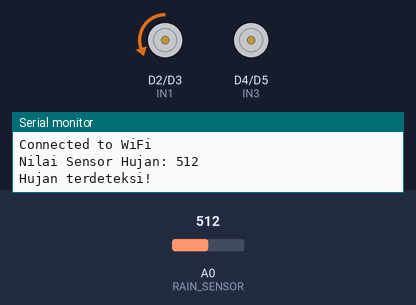
A sketch run on a simulated ESP8266 (NodeMCU). On the bench: motor-driver pin pairs drawn as motors (green arrow = first pin HIGH = forward, orange = second pin HIGH = backward, longer = more drive, scaled by the enable pin), the last lines printed to the serial monitor. Inputs (shaded band) come from the test bench; at power-on: A0 (RAIN_SENSOR) = 512. WiFi joins after 1.5 s; servers stay silent unless stated; uploads are accepted with an empty reply.

Above: at 3.2 s.
3.3 s: A0 (RAIN_SENSOR) set to 982
At 6.3 s:
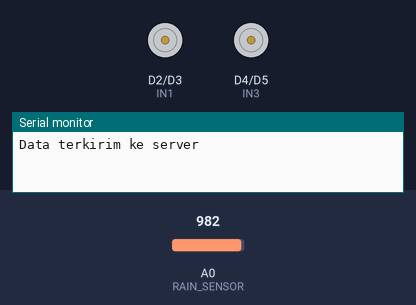
7.9 s: A0 (RAIN_SENSOR) set to 1017
At 9.2 s:
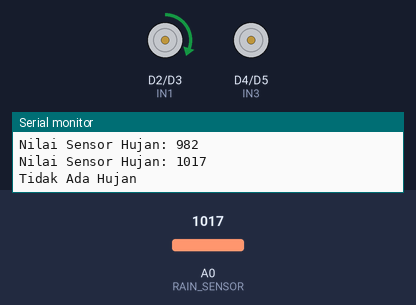
Timing chart, 0 to 18.5 s (numbered marks = the images above; inputs shaded):
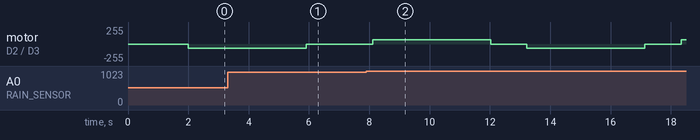

The sketch:

deteksihujan.ino
```cpp
#include <ESP8266HTTPClient.h>
#include <ESP8266WiFi.h>
#include <WiFiClient.h>

#define ENA D1 // Enable motor 1
#define IN1 D2 // Motor 1 input 1
#define IN2 D3 // Motor 1 input 2
#define IN3 D4 // Motor 2 input 1
#define IN4 D5 // Motor 2 input 2
#define ENB D6 // Enable motor 2
#define RAIN_SENSOR A0 // Pin sensor hujan analog

bool motorActivated = false;

const char* ssid = "Realme10"; // Ganti dengan SSID WiFi Anda
const char* password = "1234567899"; // Ganti dengan password WiFi Anda
const char* serverName = "http://your-api.org/post-esp-data.php"; // Ganti dengan URL endpoint API Anda

String apiKeyValue = "tPmAT5Ab3j7F9";
String sensorName = "Raindrops Module";

void setup() {
  Serial.begin(115200);
  pinMode(ENA, OUTPUT);
  pinMode(IN1, OUTPUT);
  pinMode(IN2, OUTPUT);
  pinMode(IN3, OUTPUT);
  pinMode(IN4, OUTPUT);
  pinMode(ENB, OUTPUT);
  pinMode(RAIN_SENSOR, INPUT);

  WiFi.begin(ssid, password);
  while (WiFi.status() != WL_CONNECTED) {
    delay(1000);
    Serial.println("Connecting to WiFi..");
  }
  Serial.println("Connected to WiFi");
}

void loop() {
  int rainValue = analogRead(RAIN_SENSOR);

  Serial.print("Nilai Sensor Hujan: ");
  Serial.println(rainValue);

  if (rainValue < 1024 && !motorActivated) {
   Serial.println("Hujan terdeteksi!");
    // Gerakkan motor 1 maju
    digitalWrite(IN1, LOW);
    digitalWrite(IN2, HIGH);
    analogWrite(ENA, 255);

    digitalWrite(IN3, LOW);
    digitalWrite(IN4, HIGH);
    analogWrite(ENA, 255);

    delay(3910);

    // Berhenti setelah sebentar bergerak
    digitalWrite(IN1, LOW);
    digitalWrite(IN2, LOW);
    analogWrite(ENA, 0);

    digitalWrite(IN3, LOW);
    digitalWrite(IN4, LOW);
    analogWrite(ENA, 0);

    motorActivated = true; // Set motor menjadi aktif
    Serial.println("Motor berhenti setelah sebentar bergerak");

    // POST data sensor ke web localhost
    if (WiFi.status() == WL_CONNECTED) {
      HTTPClient http;
      http.begin(serverName);
      http.addHeader("Content-Type", "application/x-www-form-urlencoded");

      String httpRequestData = "api_key=" + apiKeyValue + "&sensor=" + sensorName +  "&value1=" + String(rainValue) + "&statushujan=" + ("Hujan Turun") + "";
      Serial.print("httpRequestData: ");
    Serial.println(httpRequestData);

      int httpResponseCode = http.POST(httpRequestData);

      if (httpResponseCode > 0) {
        String response = http.getString();
        Serial.println("Data terkirim ke server");
      } else {
        Serial.println("Gagal mengirim data");
      }
      http.end();
    }

  } else if (rainValue > 999 && motorActivated) {
   Serial.println("Tidak Ada Hujan");
    digitalWrite(IN1, HIGH);
    digitalWrite(IN2, LOW);
    analogWrite(ENA, 255);

    digitalWrite(IN3, HIGH);
    digitalWrite(IN4, LOW);
    analogWrite(ENA, 255);

    delay(3900);

    // Berhenti setelah sebentar bergerak
    digitalWrite(IN1, LOW);
    digitalWrite(IN2, LOW);
    analogWrite(ENA, 0);

    digitalWrite(IN3, LOW);
    digitalWrite(IN4, LOW);
    analogWrite(ENA, 0);

    motorActivated = false;

     // POST data sensor ke web localhost
    if (WiFi.status() == WL_CONNECTED) {
      HTTPClient http;
      http.begin(serverName);
      http.addHeader("Content-Type", "application/x-www-form-urlencoded");

      String httpRequestData =  "api_key=" + apiKeyValue + "&sensor=" + sensorName +  "&value1=" + String(rainValue) + "&statushujan=" + ("Tidak Hujan") + "";
      Serial.print("httpRequestData: ");
    Serial.println(httpRequestData);

      int httpResponseCode = http.POST(httpRequestData);

      if (httpResponseCode > 0) {
        String response = http.getString();
        Serial.println("Data terkirim ke server");
      } else {
        Serial.println("Gagal mengirim data");
      }
      http.end();
    }
  }

  delay(1000); // Delay untuk membaca sensor secara periodik
}
```

Measured:
- the behaviour switches between 999 and 1000 on A0 (RAIN_SENSOR) (found by bisection; images 1 and 2)
- after the input at 7.9 s, motor on D2 (IN1) / D3 (IN2): stopped → forward 63/255 after 0.22 s, → stopped 3.9 s later, → backward 63/255 1.2 s later, → stopped 3.9 s later, … (5 changes in this stretch)
